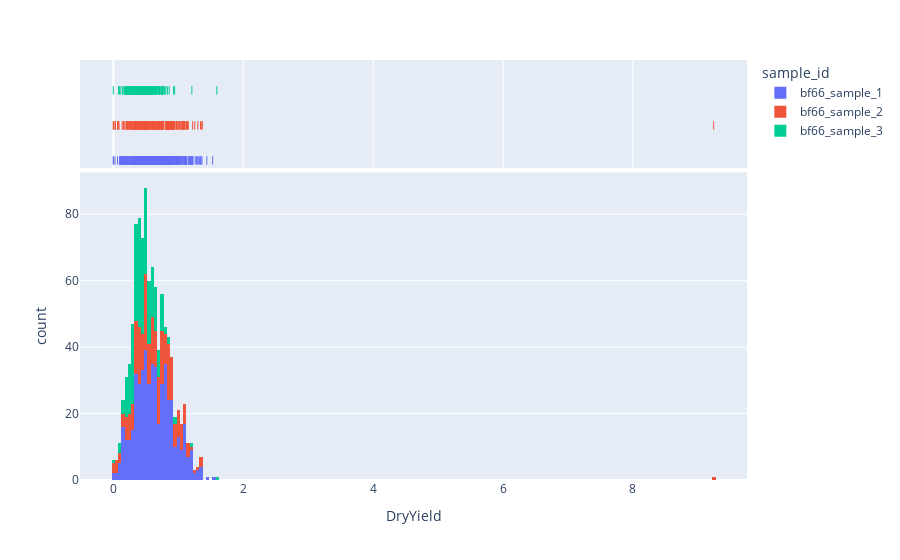

The notebook cell saved with this chart:
### Markdown cell above
# A first Python program

Python is a programming language. A Python program is a series of statements which are executed in turn by your computer when the program is run. These statements perform tasks with data such as reading data from files stored on your disk, transforming data using mathematical operations, generating graphical outputs, or communicating with other computers over networks. 

Here, a short Python program is demonstrated that reads in crop yield data collected by a harvester in Western Australia's Wheatbelt, converts the data into a spatial format, and visualises the data on a web map and charts.

### Code cell
# Import modules
import os
import pandas as pd
import geopandas as gpd
import plotly.express as px

# Load the canola yield data from the harvester
harvester_data_path = os.path.join(os.getcwd(), "week-1")

# Get a list of canola yield data
harvester_data_files = os.listdir(harvester_data_path)

# Check we have a list of csv files
print(harvester_data_files)

# Combine the csv files into one data frame
dfs = []

for i in harvester_data_files:
    if i.endswith(".csv"):
        print(f"Loading file {i} into a Pandas DataFrame")
        tmp_df = pd.read_csv(os.path.join(harvester_data_path, i))
        dfs.append(tmp_df)

df = pd.concat(dfs, axis=0)

# Inspect the yield data format
# Display the first n rows
df.head()

# Transform the yield data to a spatial format
points = gpd.points_from_xy(df["Longitude"], df["Latitude"], crs="EPSG:4326")
gdf = gpd.GeoDataFrame(df, geometry=points)

# Visualise the crop yield data on a web map
basemap = "https://server.arcgisonline.com/ArcGIS/rest/services/World_Imagery/MapServer/tile/{z}/{y}/{x}"
attribution = "Tiles &copy; Esri &mdash; Source: Esri, i-cubed, USDA, USGS, AEX, GeoEye, Getmapping, Aerogrid, IGN, IGP, UPR-EGP, and the GIS User Community"
gdf.explore(column="DryYield", cmap="plasma", tooltip="DryYield", tiles=basemap, attr=attribution)

# Visualise crop yield data on a chart
gdf_fig = gdf.drop(columns=["geometry"])
fig = px.histogram(gdf_fig, x="DryYield", color="sample_id", marginal="rug")
fig.show()

### Figure 1 — Plotly figure (JSON) as saved in the notebook; plotly's stock layout.template omitted (floating-point values rounded to 4 significant figures; data arrays with more than 128 entries replaced by an {"elided": "..."} marker saying what was removed)
{"data": [{"alignmentgroup": "True", "bingroup": "x", "hovertemplate": "sample_id=bf66_sample_1<br>DryYield=%{x}<br>count=%{y}<extra></extra>", "legendgroup": "bf66_sample_1", "marker": {"color": "#636efa", "pattern": {"shape": ""}}, "name": "bf66_sample_1", "offsetgroup": "bf66_sample_1", "orientation": "v", "showlegend": true, "type": "histogram", "x": {"elided": "500 float values"}, "xaxis": "x", "yaxis": "y"}, {"alignmentgroup": "True", "boxpoints": "all", "fillcolor": "rgba(255,255,255,0)", "hoveron": "points", "hovertemplate": "sample_id=bf66_sample_1<br>DryYield=%{x}<extra></extra>", "jitter": 0, "legendgroup": "bf66_sample_1", "line": {"color": "rgba(255,255,255,0)"}, "marker": {"color": "#636efa", "symbol": "line-ns-open"}, "name": "bf66_sample_1", "offsetgroup": "bf66_sample_1", "showlegend": false, "type": "box", "x": {"elided": "500 float values"}, "xaxis": "x2", "yaxis": "y2"}, {"alignmentgroup": "True", "bingroup": "x", "hovertemplate": "sample_id=bf66_sample_2<br>DryYield=%{x}<br>count=%{y}<extra></extra>", "legendgroup": "bf66_sample_2", "marker": {"color": "#EF553B", "pattern": {"shape": ""}}, "name": "bf66_sample_2", "offsetgroup": "bf66_sample_2", "orientation": "v", "showlegend": true, "type": "histogram", "x": {"elided": "250 float values"}, "xaxis": "x", "yaxis": "y"}, {"alignmentgroup": "True", "boxpoints": "all", "fillcolor": "rgba(255,255,255,0)", "hoveron": "points", "hovertemplate": "sample_id=bf66_sample_2<br>DryYield=%{x}<extra></extra>", "jitter": 0, "legendgroup": "bf66_sample_2", "line": {"color": "rgba(255,255,255,0)"}, "marker": {"color": "#EF553B", "symbol": "line-ns-open"}, "name": "bf66_sample_2", "offsetgroup": "bf66_sample_2", "showlegend": false, "type": "box", "x": {"elided": "250 float values"}, "xaxis": "x2", "yaxis": "y2"}, {"alignmentgroup": "True", "bingroup": "x", "hovertemplate": "sample_id=bf66_sample_3<br>DryYield=%{x}<br>count=%{y}<extra></extra>", "legendgroup": "bf66_sample_3", "marker": {"color": "#00cc96", "pattern": {"shape": ""}}, "name": "bf66_sample_3", "offsetgroup": "bf66_sample_3", "orientation": "v", "showlegend": true, "type": "histogram", "x": {"elided": "250 float values"}, "xaxis": "x", "yaxis": "y"}, {"alignmentgroup": "True", "boxpoints": "all", "fillcolor": "rgba(255,255,255,0)", "hoveron": "points", "hovertemplate": "sample_id=bf66_sample_3<br>DryYield=%{x}<extra></extra>", "jitter": 0, "legendgroup": "bf66_sample_3", "line": {"color": "rgba(255,255,255,0)"}, "marker": {"color": "#00cc96", "symbol": "line-ns-open"}, "name": "bf66_sample_3", "offsetgroup": "bf66_sample_3", "showlegend": false, "type": "box", "x": {"elided": "250 float values"}, "xaxis": "x2", "yaxis": "y2"}], "layout": {"autosize": true, "barmode": "relative", "legend": {"title": {"text": "sample_id"}, "tracegroupgap": 0}, "margin": {"t": 60}, "xaxis": {"anchor": "y", "autorange": true, "domain": [0, 1], "range": [-0.5135, 9.757], "title": {"text": "DryYield"}, "type": "linear"}, "xaxis2": {"anchor": "y2", "autorange": true, "domain": [0, 1], "matches": "x", "range": [-0.5135, 9.757], "showgrid": true, "showticklabels": false, "type": "linear"}, "yaxis": {"anchor": "x", "autorange": true, "domain": [0, 0.7326], "range": [0, 92.63], "title": {"text": "count"}}, "yaxis2": {"anchor": "x2", "autorange": true, "domain": [0.7426, 1], "matches": "y2", "range": [-0.6678, 2.5], "showgrid": false, "showline": false, "showticklabels": false, "ticks": "", "type": "category"}}}
